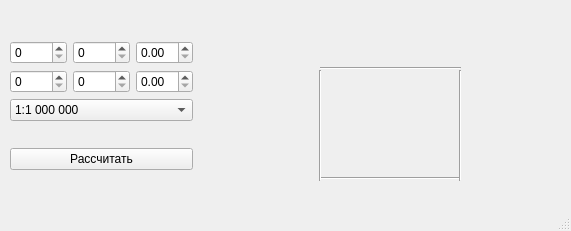
<?xml version="1.0" encoding="UTF-8"?>
<ui version="4.0">
 <class>MainWindow</class>
 <widget class="QMainWindow" name="MainWindow">
  <property name="geometry">
   <rect>
    <x>0</x>
    <y>0</y>
    <width>571</width>
    <height>231</height>
   </rect>
  </property>
  <property name="sizePolicy">
   <sizepolicy hsizetype="Preferred" vsizetype="Preferred">
    <horstretch>45</horstretch>
    <verstretch>45</verstretch>
   </sizepolicy>
  </property>
  <property name="windowTitle">
   <string>MainWindow</string>
  </property>
  <widget class="QWidget" name="centralwidget">
   <widget class="QLabel" name="answer">
    <property name="geometry">
     <rect>
      <x>330</x>
      <y>110</y>
      <width>121</width>
      <height>20</height>
     </rect>
    </property>
    <property name="text">
     <string/>
    </property>
   </widget>
   <widget class="QLabel" name="leftUpLat">
    <property name="geometry">
     <rect>
      <x>250</x>
      <y>60</y>
      <width>91</width>
      <height>20</height>
     </rect>
    </property>
    <property name="sizePolicy">
     <sizepolicy hsizetype="Preferred" vsizetype="Preferred">
      <horstretch>0</horstretch>
      <verstretch>0</verstretch>
     </sizepolicy>
    </property>
    <property name="text">
     <string/>
    </property>
   </widget>
   <widget class="QLabel" name="leftUpLong">
    <property name="geometry">
     <rect>
      <x>290</x>
      <y>40</y>
      <width>91</width>
      <height>20</height>
     </rect>
    </property>
    <property name="sizePolicy">
     <sizepolicy hsizetype="Preferred" vsizetype="Preferred">
      <horstretch>0</horstretch>
      <verstretch>0</verstretch>
     </sizepolicy>
    </property>
    <property name="text">
     <string/>
    </property>
   </widget>
   <widget class="QLabel" name="rightUpLong">
    <property name="geometry">
     <rect>
      <x>410</x>
      <y>40</y>
      <width>91</width>
      <height>20</height>
     </rect>
    </property>
    <property name="sizePolicy">
     <sizepolicy hsizetype="Preferred" vsizetype="Preferred">
      <horstretch>0</horstretch>
      <verstretch>0</verstretch>
     </sizepolicy>
    </property>
    <property name="text">
     <string/>
    </property>
   </widget>
   <widget class="QLabel" name="rightUpLat">
    <property name="geometry">
     <rect>
      <x>470</x>
      <y>60</y>
      <width>91</width>
      <height>20</height>
     </rect>
    </property>
    <property name="sizePolicy">
     <sizepolicy hsizetype="Preferred" vsizetype="Preferred">
      <horstretch>0</horstretch>
      <verstretch>0</verstretch>
     </sizepolicy>
    </property>
    <property name="text">
     <string/>
    </property>
   </widget>
   <widget class="QLabel" name="leftDownLat">
    <property name="geometry">
     <rect>
      <x>250</x>
      <y>160</y>
      <width>81</width>
      <height>20</height>
     </rect>
    </property>
    <property name="sizePolicy">
     <sizepolicy hsizetype="Preferred" vsizetype="Preferred">
      <horstretch>0</horstretch>
      <verstretch>0</verstretch>
     </sizepolicy>
    </property>
    <property name="text">
     <string/>
    </property>
   </widget>
   <widget class="QLabel" name="leftDownLong">
    <property name="geometry">
     <rect>
      <x>300</x>
      <y>180</y>
      <width>81</width>
      <height>20</height>
     </rect>
    </property>
    <property name="sizePolicy">
     <sizepolicy hsizetype="Preferred" vsizetype="Preferred">
      <horstretch>0</horstretch>
      <verstretch>0</verstretch>
     </sizepolicy>
    </property>
    <property name="text">
     <string/>
    </property>
   </widget>
   <widget class="QLabel" name="rightDownLong">
    <property name="geometry">
     <rect>
      <x>430</x>
      <y>180</y>
      <width>81</width>
      <height>20</height>
     </rect>
    </property>
    <property name="sizePolicy">
     <sizepolicy hsizetype="Preferred" vsizetype="Preferred">
      <horstretch>0</horstretch>
      <verstretch>0</verstretch>
     </sizepolicy>
    </property>
    <property name="text">
     <string/>
    </property>
   </widget>
   <widget class="QLabel" name="rightDownLat">
    <property name="geometry">
     <rect>
      <x>470</x>
      <y>160</y>
      <width>81</width>
      <height>20</height>
     </rect>
    </property>
    <property name="sizePolicy">
     <sizepolicy hsizetype="Preferred" vsizetype="Preferred">
      <horstretch>0</horstretch>
      <verstretch>0</verstretch>
     </sizepolicy>
    </property>
    <property name="text">
     <string/>
    </property>
   </widget>
   <widget class="Line" name="downBorder">
    <property name="geometry">
     <rect>
      <x>320</x>
      <y>170</y>
      <width>141</width>
      <height>16</height>
     </rect>
    </property>
    <property name="orientation">
     <enum>Qt::Horizontal</enum>
    </property>
   </widget>
   <widget class="Line" name="leftBorder">
    <property name="geometry">
     <rect>
      <x>310</x>
      <y>70</y>
      <width>21</width>
      <height>111</height>
     </rect>
    </property>
    <property name="orientation">
     <enum>Qt::Vertical</enum>
    </property>
   </widget>
   <widget class="Line" name="upBorder">
    <property name="geometry">
     <rect>
      <x>320</x>
      <y>60</y>
      <width>141</width>
      <height>16</height>
     </rect>
    </property>
    <property name="orientation">
     <enum>Qt::Horizontal</enum>
    </property>
   </widget>
   <widget class="Line" name="rightBorder">
    <property name="geometry">
     <rect>
      <x>450</x>
      <y>70</y>
      <width>21</width>
      <height>111</height>
     </rect>
    </property>
    <property name="orientation">
     <enum>Qt::Vertical</enum>
    </property>
   </widget>
   <widget class="QWidget" name="layoutWidget">
    <property name="geometry">
     <rect>
      <x>10</x>
      <y>20</y>
      <width>183</width>
      <height>171</height>
     </rect>
    </property>
    <layout class="QGridLayout" name="gridLayout_2">
     <item row="1" column="0">
      <widget class="QPushButton" name="CalculateButton">
       <property name="text">
        <string>Рассчитать</string>
       </property>
      </widget>
     </item>
     <item row="0" column="0">
      <layout class="QGridLayout" name="gridLayout">
       <item row="0" column="0">
        <layout class="QHBoxLayout" name="horizontalLayout">
         <item>
          <widget class="QSpinBox" name="Lat_deg">
           <property name="maximum">
            <number>89</number>
           </property>
          </widget>
         </item>
         <item>
          <widget class="QSpinBox" name="Lat_min">
           <property name="maximum">
            <number>59</number>
           </property>
          </widget>
         </item>
         <item>
          <widget class="QDoubleSpinBox" name="Lat_sec"/>
         </item>
        </layout>
       </item>
       <item row="1" column="0">
        <layout class="QHBoxLayout" name="horizontalLayout_2">
         <item>
          <widget class="QSpinBox" name="Long_deg">
           <property name="maximum">
            <number>89</number>
           </property>
          </widget>
         </item>
         <item>
          <widget class="QSpinBox" name="Long_min">
           <property name="maximum">
            <number>59</number>
           </property>
          </widget>
         </item>
         <item>
          <widget class="QDoubleSpinBox" name="Long_sec"/>
         </item>
        </layout>
       </item>
       <item row="2" column="0">
        <widget class="QComboBox" name="ScalesBox">
         <item>
          <property name="text">
           <string>1:1 000 000</string>
          </property>
         </item>
         <item>
          <property name="text">
           <string>1:500 000</string>
          </property>
         </item>
         <item>
          <property name="text">
           <string>1:100 000</string>
          </property>
         </item>
         <item>
          <property name="text">
           <string>1:50 000</string>
          </property>
         </item>
         <item>
          <property name="text">
           <string>1:25 000</string>
          </property>
         </item>
         <item>
          <property name="text">
           <string>1:10 000</string>
          </property>
         </item>
         <item>
          <property name="text">
           <string>1:5 000</string>
          </property>
         </item>
         <item>
          <property name="text">
           <string>1:2 000</string>
          </property>
         </item>
        </widget>
       </item>
      </layout>
     </item>
    </layout>
   </widget>
  </widget>
  <widget class="QStatusBar" name="statusbar"/>
 </widget>
 <resources/>
 <connections/>
</ui>
